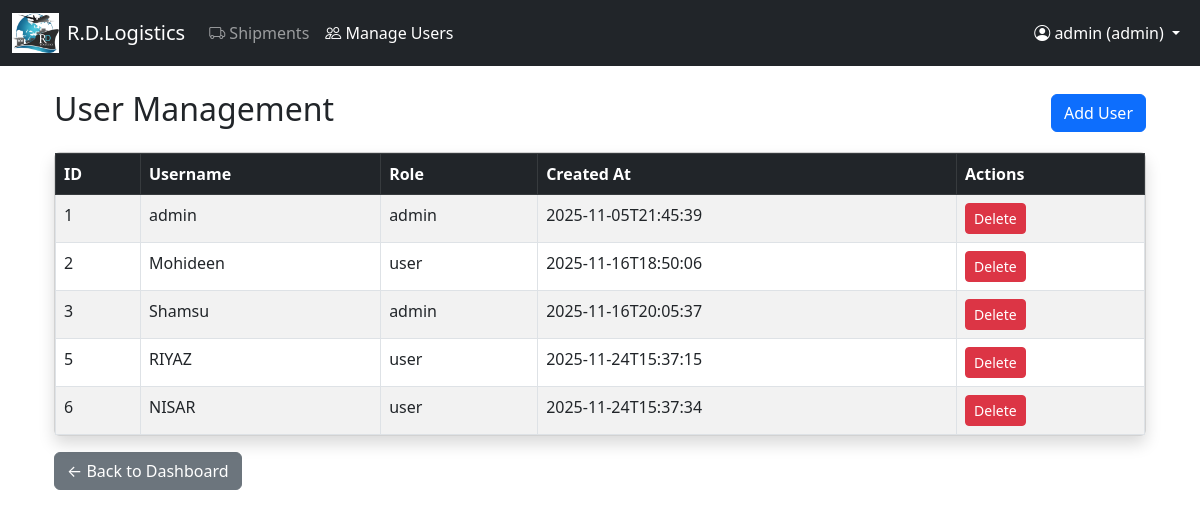
The page /users (signed in) on the database as committed earlier.
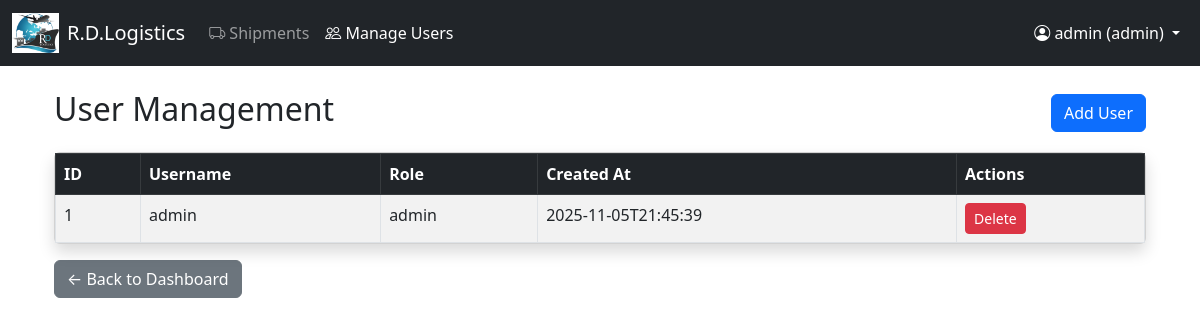
The same page on the database as committed later.
### tables this page shows
CREATE TABLE users (
            id INTEGER PRIMARY KEY AUTOINCREMENT,
            username TEXT UNIQUE NOT NULL,
            password_hash TEXT NOT NULL,
            role TEXT DEFAULT 'user',
            created_at TEXT
        );

### app.py (the view)
@app.route('/users')
@admin_required
def users():
    conn = sqlite3.connect(DB_PATH)
    c = conn.cursor()
    c.execute("SELECT id, username, role, created_at FROM users ORDER BY id ASC")
    user_list = c.fetchall()
    conn.close()
    return render_template('users.html', users=user_list)

### app.py (called while the page is built)
def admin_required(f):
    @wraps(f)
    def decorated_function(*args, **kwargs):
        if 'user_id' not in session:
            flash("Please log in first.", "warning")
            return redirect(url_for('login'))
        if session.get('role') != 'admin':
            flash("Access denied. Admins only.", "danger")
            return redirect(url_for('index'))
        return f(*args, **kwargs)
    return decorated_function

### templates/users.html (shortened to what this page needs)
{% extends "layout.html" %}
{% block content %}
<div class="container mt-4">
  <div class="d-flex justify-content-between align-items-center mb-3">
    <h2>User Management</h2>
    <a href="{{ url_for('add_user') }}" class="btn btn-primary">Add User</a>
  </div>
  <div class="card shadow">
    <div class="table-responsive">
      <table class="table table-bordered table-striped mb-0">
        <thead class="table-dark">
          <tr>
            <th>ID</th>
            <th>Username</th>
            <th>Role</th>
            <th>Created At</th>
            <th>Actions</th>
          </tr>
        </thead>
        <tbody>
          {% for user in users %}
          <tr>
            <td>{{ user[0] }}</td>
            <td>{{ user[1] }}</td>
            <td>{{ user[2] }}</td>
            <td>{{ user[3] }}</td>
            <td>
              <a href="{{ url_for('delete_user', user_id=user[0]) }}"
                 class="btn btn-sm btn-danger"
                 onclick="return confirm('Delete this user?');">
                 Delete
              </a>
            </td>
          </tr>
          {% else %}
          <tr><td colspan="5" class="text-center">No users found.</td></tr>
          {% endfor %}
        </tbody>
      </table>
    </div>
  </div>
  <div class="mt-3">
    <a href="{{ url_for('index') }}" class="btn btn-secondary">← Back to Dashboard</a>
  </div>
</div>
{% endblock %}

### templates/layout.html (shortened to what this page needs)
<!DOCTYPE html>
<html lang="en">
<head>
  <link href="https://cdn.jsdelivr.net/npm/bootstrap@5.3.0/dist/css/bootstrap.min.css" rel="stylesheet">
  <link href="https://cdn.jsdelivr.net/npm/bootstrap-icons@1.10.5/font/bootstrap-icons.css" rel="stylesheet">
</head>
<body>
<nav class="navbar navbar-expand-lg navbar-dark bg-dark">
  <div class="container-fluid">
    <a class="navbar-brand d-flex align-items-center gap-2" href="/">
      <img src="{{ url_for('static', filename='logo.jpg') }}" alt="RD Logistics Logo" height="40">
      <span>R.D.Logistics</span>
    </a>
    <div class="collapse navbar-collapse" id="navbarNav">
      <ul class="navbar-nav me-auto">
        {% if session.get('user_id') %}
          <li class="nav-item">
            <a class="nav-link {% if request.path == '/shipments' %}active{% endif %}" href="{{ url_for('shipments') }}">
              <i class="bi bi-truck"></i> Shipments
            </a>
          </li>
          {% if session.get('role') == 'admin' %}
          <li class="nav-item">
            <a class="nav-link {% if request.path == '/users' %}active{% endif %}" href="{{ url_for('users') }}">
              <i class="bi bi-people"></i> Manage Users
            </a>
          </li>
          {% endif %}
        {% endif %}
      </ul>
      <ul class="navbar-nav">
        {% if session.get('user_id') %}
        <li class="nav-item dropdown">
        <a class="nav-link dropdown-toggle text-white" href="#" id="profileDropdown"
          role="button" data-bs-toggle="dropdown" aria-expanded="false">
          <i class="bi bi-person-circle"></i> {{ session.get('username') }} ({{ session.get('role') }})
        </a>
    </li>
  {% else %}
    <li class="nav-item">
      <a class="nav-link" href="{{ url_for('login') }}">Login</a>
    </li>
  {% endif %}
    </ul>
    </div>
  </div>
</nav>
<div class="container mt-4">
  {% block content %}{% endblock %}
</div>
</body>
</html>

Rows that differ between the two databases and show on the page:
removed users: id "2", username "Mohideen", role "user", created_at "2025-11-16T18:50:06"
removed users: id "3", username "Shamsu", role "admin", created_at "2025-11-16T20:05:37"
removed users: id "5", username "RIYAZ", role "user", created_at "2025-11-24T15:37:15"
removed users: id "6", username "NISAR", role "user", created_at "2025-11-24T15:37:34"
